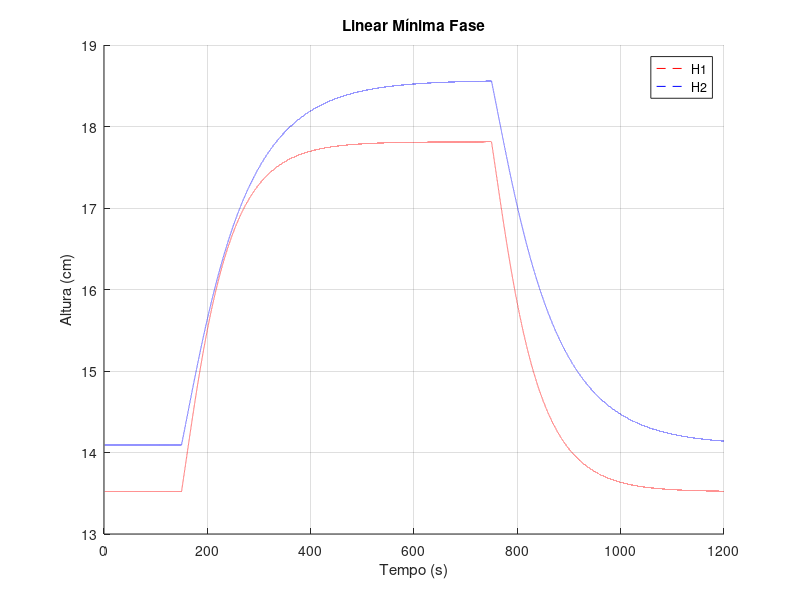

MATLAB code for this plot:
%% Tank Especifications
A1 = 28;
A2 = 32;
A3 = 28;
A4 = 32;

a1 = 0.071;
a2 = 0.057;
a3 = 0.071;
a4 = 0.057;

%kc = 0.5;
kc = 1;
g = 981;

%% Minimum Fase
hp1 = 13.5199;
hp2 = 14.0934;
hp3 = 1.8014;
hp4 = 1.5535;

h1 = 13.5199;
h2 = 14.0934;
h3 = 1.8014;
h4 = 1.5535;

% h1 = 0;
% h2 = 0;
% h3 = 0;
% h4 = 0;

% h1 = 5;
% h2 = 5;
% h3 = 2;
% h4 = 2;

% h1 = 12.4;
% h2 = 12.7;
% h3 = 1.8;
% h4 = 1.4;

% h01 = 12.4;
% h02 = 12.7;
% h03 = 1.8;
% h04 = 1.4;
% dh1 = h01 - hp1
% dh2 = h02 - hp2
% dh3 = h03 - hp3
% dh4 = h04 - hp4

h01 = hp1 + h1;
h02 = hp2 + h2;
h03 = hp3 + h3;
h04 = hp4 + h4;

v01 = 3.15;
v02 = 3.15;
k1 = 3.33;
k2 = 3.35;

y1 = 0.70;
y2 = 0.60;

%% Linearized State-Space
T1 = (A1/a1)*sqrt(2*hp1/g)
T2 = (A2/a2)*sqrt(2*hp2/g)
T3 = (A3/a3)*sqrt(2*hp3/g)
T4 = (A4/a4)*sqrt(2*hp4/g)

c1 = T1*k1*kc/A1;
c2 = T2*k2*kc/A2;
% x' = A*x + B*u
% y = C*x + D*u
% G = C*(inv(sI - A))*B

A = [-(1/T1) 0 (A3/(A1*T3)) 0;
     0 -(1/T2) 0 (A4/(A2*T4));
     0 0 -(1/T3) 0;
     0 0 0 -(1/T4)];
 
B = [y1*k1/A1 0;
    0 y2*k2/A2;
    0 (1 - y2)*k2/A3;
    (1 - y1)*k1/A4 0];

C = [kc 0 0 0; 0 kc 0 0];

%% Entradas do sistema
samp_time = 0.01;
final_time = 1200;
tot_samps = final_time/samp_time;
t = linspace(0, final_time, tot_samps);

vi1 = ones(tot_samps/8,1); 
vi2 = ones(tot_samps/8,1); 
v1 = ones(tot_samps,1);
v2 = ones(tot_samps,1);

% v = [v01*v1 v02*v2];
v = [v01*vi1 v02*vi2;
    (v01+0.5)*vi1 (v02+0.5)*vi2;
    (v01+0.5)*vi1 (v02+0.5)*vi2;
    (v01+0.5)*vi1 (v02+0.5)*vi2;
    (v01+0.5)*vi1 (v02+0.5)*vi2;
    v01*vi1 v02*vi2;
    v01*vi1 v02*vi2;
    v01*vi1 v02*vi2];

% Simula��o do Sistema Linearizado
sys = ss(A,B,C,0)
[y, t2] = lsim(sys,v,t,[h01 h02 h03 h04]);
s = [ y(:,1)-hp1 y(:,2)-hp2 ];
save s
figure
%plot(t, y(:,1), '-', t, y(:,2));
grid on
hold on
plot(t, s(:,1), '--red', t, s(:,2),'--blue');
legend('H1','H2','dH1','dH2');
title('Linear Mínima Fase');
ylabel('Altura (cm)');
xlabel('Tempo (s)');